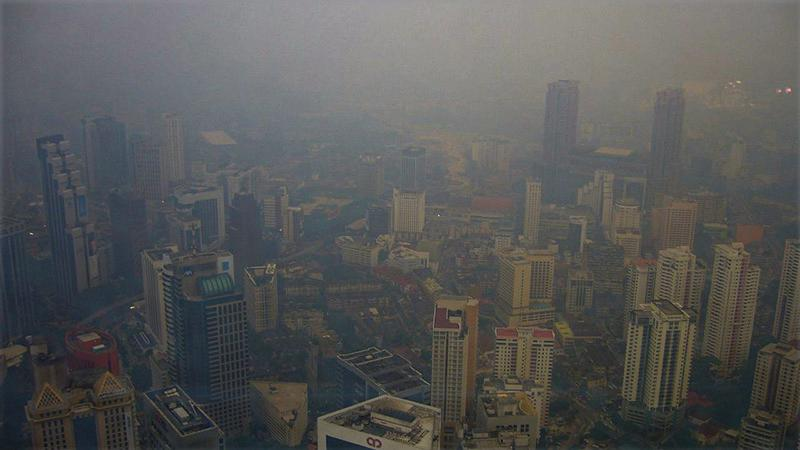
#> input picture gym-examples-main/DehazingColorAttenuation/hazy_city_dehazed.jpg, 800 x 450 px
$ python dehaze.py hazy_city_dehazed.jpg
#> lines starting #> are read from the running program, lines starting #| are printed output that depends on the picture; long printed decimals are rounded
# Import all the necessary packages to your arsenal
import numpy as np
import cv2
import matplotlib.pyplot as plt
from scipy import signal as sig
import os

# import guidedfilter
# from guidedfilter import guidedfilter as gF


def guide(I, P, r, e):

    h, w = np.shape(I)
    window = np.ones((r, r)) / (r * r)

    meanI = sig.convolve2d(I, window, mode="same")
    meanP = sig.convolve2d(P, window, mode="same")

    corrI = sig.convolve2d(I * I, window, mode="same")
    corrIP = sig.convolve2d(I * P, window, mode="same")

    varI = corrI - meanI * meanI
    covIP = corrIP - meanI * meanP
    a = covIP / (varI + e)
    b = meanP - a * meanI

    meana = sig.convolve2d(a, window, mode="same")
    meanb = sig.convolve2d(b, window, mode="same")

    q = meana * I + meanb

    return q


def localmin(D, r=15):
    R = int(r / 2)
    imax = D.shape[0]
    jmax = D.shape[1]
    LM = np.zeros([imax, jmax])
    for i in np.arange(D.shape[0]):
        for j in np.arange(D.shape[1]):
            iL = np.max([i - R, 0])
            iR = np.min([i + R, imax])
            jT = np.max([j - R, 0])
            jB = np.min([j + R, jmax])
            # print(D[iL:iR+1,jT:jB+1].shape)
            LM[i, j] = np.min(D[iL : iR + 1, jT : jB + 1])
    return LM


def postprocessing(GD, I,V):
    # this will give indices of the columnised image GD
    flat_indices = np.argsort(GD, axis=None)
    R, C = GD.shape
    top_indices_flat = flat_indices[int(np.round(0.999 * R * C)) : :]
    top_indices = np.unravel_index(top_indices_flat, GD.shape)

    max_v_index = np.unravel_index(np.argmax(V[top_indices], axis=None), V.shape)
    I = I / 255.0
    A = I[max_v_index[0], max_v_index[1], :]
    print("Atmosphere A = (r, g, b)")
    print(A)

    beta = 1.0
    transmission = np.minimum(np.maximum(np.exp(-1 * beta * GD), 0.1), 0.9)
    # transmission = np.exp(-1*beta*GD)
    transmission3 = np.zeros(I.shape)
    transmission3[:, :, 0] = transmission
    transmission3[:, :, 1] = transmission
    transmission3[:, :, 2] = transmission

    J = A + (I - A) / transmission3
    J = J - np.min(J)
    J = J / np.max(J)
    return J


if __name__ == "__main__":
    import sys

    fn = sys.argv[1]

    filename = os.path.split(fn)[-1].split(".")[0]
    filepath = os.path.split(fn)[0]

    # Read the Image
    _I = cv2.imread(fn)
#> _I is the input picture: shape (450, 800, 3); mean B, G, R 86.7, 87.4, 86.9
    # opencv reads any image in Blue-Green-Red(BGR) format,
    # so change it to RGB format, which is popular.
    I = cv2.cvtColor(_I, cv2.COLOR_BGR2RGB)
    # Split Image to Hue-Saturation-Value(HSV) format.
    H, S, V = cv2.split(cv2.cvtColor(_I, cv2.COLOR_BGR2HSV))
    V = V / 255.0
    S = S / 255.0

    # Calculating Depth Map using the linear model fit by ZHU et al.
    # Refer Eq(8) in mentioned research paper
    # Values given under EXPERIMENTS section
    theta_0 = 0.121779
    theta_1 = 0.959710
    theta_2 = -0.780245
    sigma = 0.041337
    epsilon = np.random.normal(0, sigma, H.shape)
    D = theta_0 + theta_1 * V + theta_2 * S + epsilon

    # saving depth map
    plt.imsave(os.path.join(filepath, filename + "_depth_map.jpg"), D)

    # Local Minima of Depth map
    LMD = localmin(D, 15)
    # LMD = D

    # Guided Filtering
    r = 8
    # try r=2, 4, 8 or 18
    eps = 0.2 * 0.2
    # try eps=0.1^2, 0.2^2, 0.4^2
    # eps *= 255 * 255;   # Because the intensity range of our images is [0, 255]
    GD = guide(D, LMD, r, eps)
#> in guide, `corrIP = sig.convolve2d(I * P, window, mode="same")`:
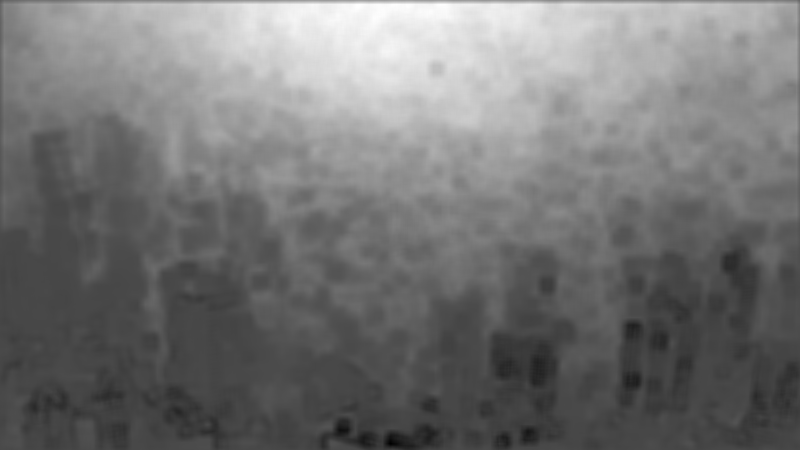
#> corrIP: shape (450, 800) float64; min -0.167, max 0.413, mean 0.0983; drawn with min black and max white
#> in guide, `varI = corrI - meanI * meanI`:
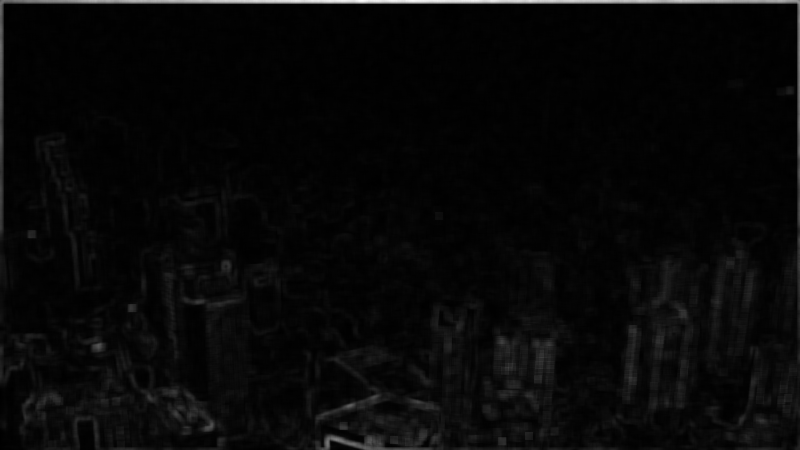
#> varI: shape (450, 800) float64; min 0.000643, max 0.126, mean 0.00479; drawn with min black and max white
#> in guide, `meana = sig.convolve2d(a, window, mode="same")`:
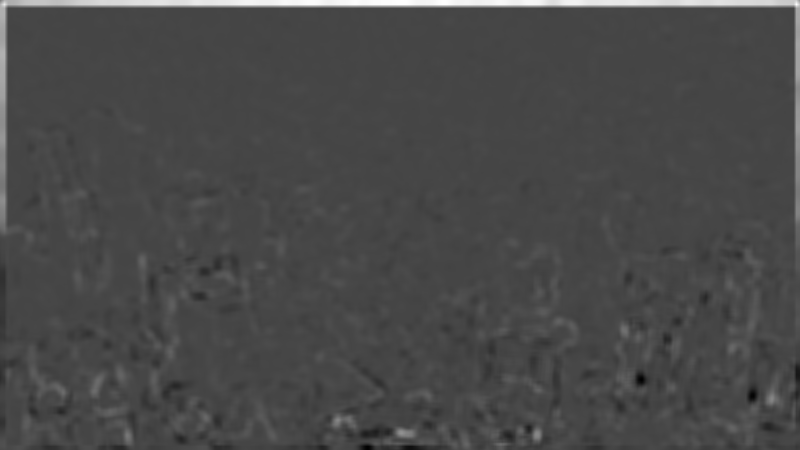
#> meana: shape (450, 800) float64; min -0.111, max 0.295, mean 0.00574; drawn with min black and max white
#> in guide, `meanb = sig.convolve2d(b, window, mode="same")`:
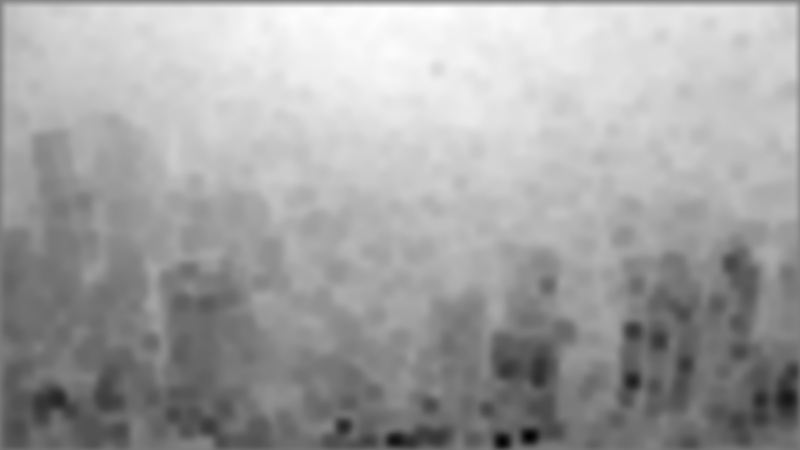
#> meanb: shape (450, 800) float64; min -0.56, max 0.589, mean 0.174; drawn with min black and max white

    J = postprocessing(GD, I,V)
#> in postprocessing, `top_indices_flat = flat_indices[int(np.round(0.999 * R * C)) : :]`: top_indices_flat = 360 values, max 15578 at index 0, min 3577 at index 358, mean 8948.4
#> in postprocessing, `top_indices = np.unravel_index(top_indices_flat, GD.shape)`: top_indices = 360 positions, rows 4 to 19, columns 353 to 448
#> in postprocessing, `max_v_index = np.unravel_index(np.argmax(V[top_indices], axis=None), V..`: max_v_index = (0, 17)
#> in postprocessing, `A = I[max_v_index[0], max_v_index[1], :]`: A = [0.416, 0.435, 0.451]
#| [0.4157 0.4353 0.451]
#> in postprocessing, `transmission = np.minimum(np.maximum(np.exp(-1 * beta * GD), 0.1), 0.9)`:
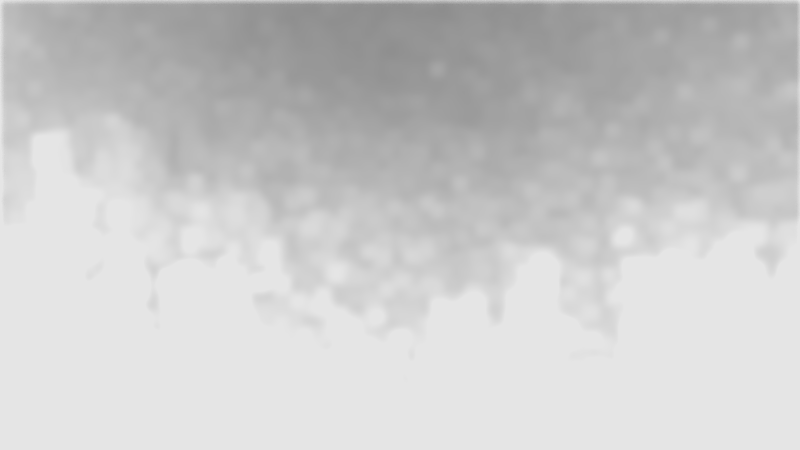
#> transmission: shape (450, 800) float64; min 0.548, max 0.9, mean 0.795
#> in postprocessing, `transmission3[:, :, 1] = transmission`:
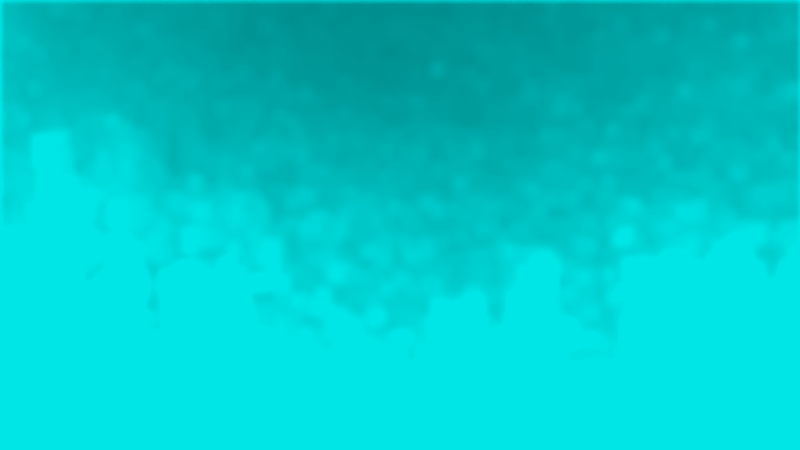
#> transmission3: shape (450, 800, 3) float64; mean of channels 0, 1, 2 0.795, 0.795, 0; drawn as B, G, R
#> in postprocessing, `J = A + (I - A) / transmission3`:
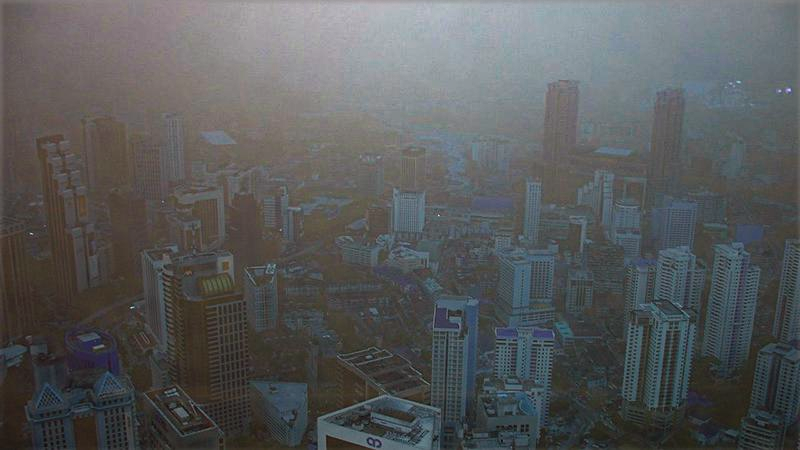
#> J: shape (450, 800, 3) float64; mean of channels 0, 1, 2 0.342, 0.338, 0.331; drawn with min black and max white

    # Plot the generated raw depth map
    # plt.subplot(121)
    plt.imshow(J)
    plt.title("Dehazed Image")
    plt.xticks([])
    plt.yticks([])
    plt.show()

    # save the depthmap.
    # Note: It will be saved as gray image.
    plt.imsave(os.path.join(filepath, filename + "_dehazed.jpg"), J)
